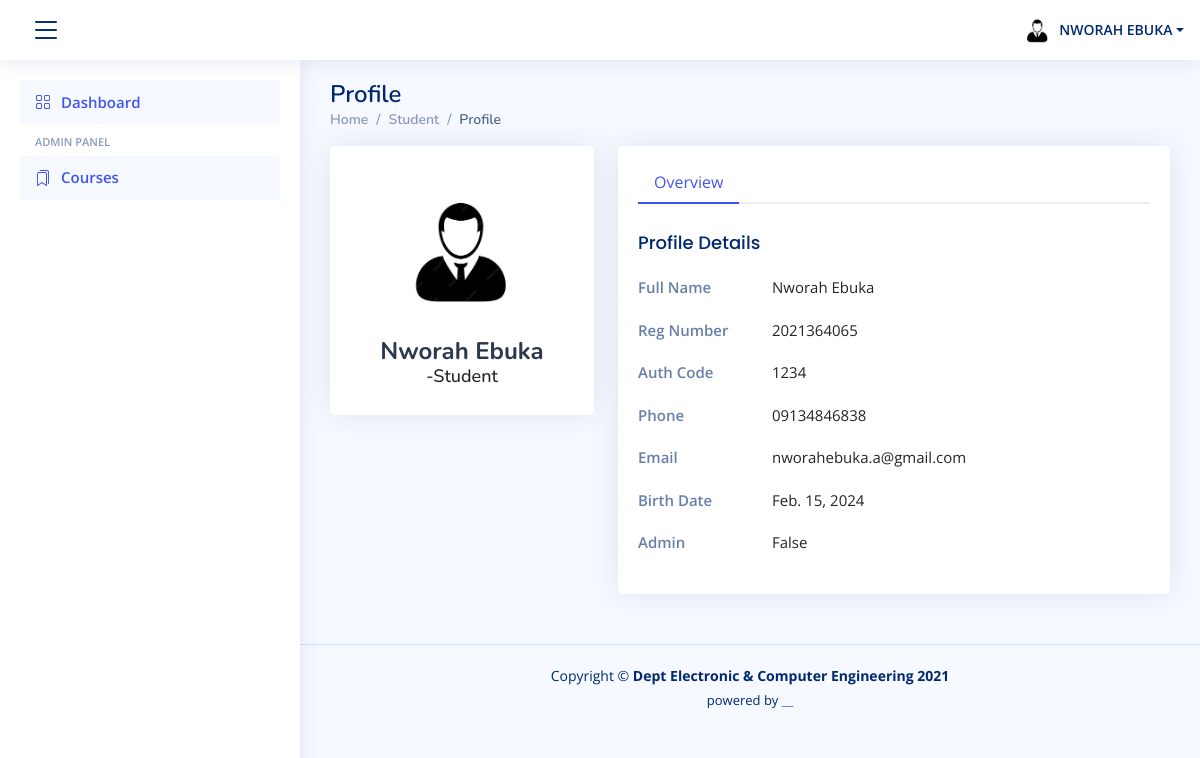
/profile/ (signed in), run on the app's committed database.
### students/models.py (models this page shows, shortened)
class Student(models.Model):
    reg_number = models.CharField(unique=True, verbose_name='Registration Number', max_length =10)
    first_name = models.CharField(max_length=50, verbose_name='First Name')
    last_name = models.CharField(max_length=50, verbose_name = 'Last Name')
    SEX_CHOICES = [
        ('M', 'Male'),
        ('F', 'Female'),
    ]
    sex = models.CharField(max_length=1, choices=SEX_CHOICES)
    birth_date = models.DateField(verbose_name = 'Date of Birth', null=True, blank=True)
    auth_code = models.CharField(max_length=20, verbose_name= 'Auth Code', null=True, blank=True)
    phone = models.CharField(max_length=20, verbose_name='Phone',  null=True, blank=True)
    admin = models.CharField(max_length=20, verbose_name='Admin', default='False', null=True, blank=True)
    class Meta:
        verbose_name = 'Student'
        verbose_name_plural = 'Students'

### students/views.py (the view)
# urls.py: path('profile/', views.userProfile, name='profile'),
@login_required()
def userProfile(request):
    student = Student.objects.get(reg_number=request.user)
    sex = {'M':'male'}.get(student.sex)
    return render(request, template_name='profile.html', context={'sex':sex, 'student':student})

### templates/profile.html (shortened to what this page needs)
{% extends "partials/base.html" %}
{% load static %}
{% block content %}
<main id="main" class="main">
  <div class="pagetitle">
    <h1>Profile</h1>
    <nav>
      <ol class="breadcrumb">
        <li class="breadcrumb-item"><a href="{% url 'dashboard' %}">Home</a></li>
        <li class="breadcrumb-item">Student</li>
        <li class="breadcrumb-item active">Profile</li>
      </ol>
    </nav>
  </div>
  <section class="section profile">
    <div class="row">
      <div class="col-xl-4">
        <div class="card">
          <div class="card-body profile-card pt-4 d-flex flex-column align-items-center">
            {% if sex %}
            <img src="{% static 'assets/img/male.jpg' %}" alt="Profile" class="rounded-circle">
            {% else %}
            <img src="{% static 'assets/img/female.jpg' %}" alt="Profile" class="rounded-circle">
            {%endif%}
            <h2>{{request.user.first_name|title}} {{request.user.last_name|title}}</h2>
            <h3>-Student</h3>
          </div>
        </div>
      </div>
      <div class="col-xl-8">
        <div class="card">
          <div class="card-body pt-3">
            <ul class="nav nav-tabs nav-tabs-bordered" role="tablist">
              <li class="nav-item" role="presentation">
                <button class="nav-link active" data-bs-toggle="tab" data-bs-target="#profile-overview" aria-selected="true" role="tab">Overview</button>
              </li>
            </ul>
            <div class="tab-content pt-2">
              <div class="tab-pane fade profile-overview active show" id="profile-overview" role="tabpanel">
                <h5 class="card-title">Profile Details</h5>
                <div class="row">
                  <div class="col-lg-3 col-md-4 label ">Full Name</div>
                  <div class="col-lg-9 col-md-8">{{request.user.first_name|title}} {{request.user.last_name|title}}</div>
                </div>
                <div class="row">
                  <div class="col-lg-3 col-md-4 label ">Reg Number</div>
                  <div class="col-lg-9 col-md-8">{{request.user.username}}</div>
                </div>
                <div class="row">
                  <div class="col-lg-3 col-md-4 label ">Auth Code</div>
                  <div class="col-lg-9 col-md-8">{{student.auth_code}}</div>
                </div>
                <div class="row">
                  <div class="col-lg-3 col-md-4 label">Phone</div>
                  <div class="col-lg-9 col-md-8">{{student.phone}}</div>
                </div>
                <div class="row">
                  <div class="col-lg-3 col-md-4 label">Email</div>
                  <div class="col-lg-9 col-md-8">{{request.user.email}}</div>
                </div>
                <div class="row">
                  <div class="col-lg-3 col-md-4 label">Birth Date</div>
                  <div class="col-lg-9 col-md-8">{{student.birth_date}}</div>
                </div>
                <div class="row">
                  <div class="col-lg-3 col-md-4 label">Admin</div>
                  <div class="col-lg-9 col-md-8">{{student.admin}}</div>
                </div>
              </div>
            </div>
          </div>
        </div>
      </div>
    </div>
  </section>
</main>
  {% endblock %}

### templates/partials/base.html (shortened to what this page needs)
{% load static %}
<!DOCTYPE html>
<html lang="en">
<head>
  <link href="{% static 'assets/vendor/bootstrap/css/bootstrap.min.css' %}" rel="stylesheet">
  <link href="{% static 'assets/vendor/bootstrap-icons/bootstrap-icons.css' %}" rel="stylesheet">
  <link href="{% static 'assets/css/style.css' %}" rel="stylesheet">
</head>
<body>
  <header id="header" class="header fixed-top d-flex align-items-center">
    <div class="d-flex align-items-center justify-content-between">
      <i class="bi bi-list toggle-sidebar-btn"></i>
    </div>
    <nav class="header-nav ms-auto">
      <ul class="d-flex align-items-center">
        {% if request.user.is_authenticated %}
        <li class="nav-item dropdown pe-3">
          <a class="nav-link nav-profile d-flex align-items-center pe-0" href="#" data-bs-toggle="dropdown">
            {% if sex %}
            <img src="{% static 'assets/img/male.jpg' %}" alt="Profile" class="rounded-circle">
            {% else %}
            <img src="{% static 'assets/img/female.jpg' %}" alt="Profile" class="rounded-circle">
            {%endif%}
            <span class="d-md-block dropdown-toggle ps-2">{{request.user.first_name|upper }} {{request.user.last_name|upper}}</span>
          </a>
        </li>
      </ul>
      {% else %}
      <div class="d-flex align-items-center ">
        <div class="logo  text-center">
          <span class=" d-lg-block " style="padding-left:20px"><a href="{%url 'login'%}">Login</a></span>
        </div>
      </div>
      {%endif%}
    </nav>
  </header>
  <aside id="sidebar" class="sidebar">
    <ul class="sidebar-nav" id="sidebar-nav">
      <li class="nav-item">
        <a class="nav-link " href="{% url 'dashboard' %}">
          <i class="bi bi-grid"></i>
          <span>Dashboard</span>
        </a>
      </li>
      <li class="nav-heading">Admin panel</li>
      <li class="nav-item">
        <a class="nav-link " href="{% url 'course_list' %}">
          <i class="bi bi-bookmarks"></i>
          <span>Courses</span>
        </a>
      </li>
    </ul>
  </aside>
      <div id='content'>
        {% block content %}
        {%endblock%}
      </div>
  <footer id="footer" class="footer">
    <div class="copyright">
      Copyright &copy; <strong><span>Dept Electronic &amp; Computer Engineering 2021
      </span></strong>
    </div>
    <div class="credits">
   powered by <a href="#">__</a>
    </div>
  </footer>
</body>
</html>

### static/assets/css/style.css (style rules this page uses)
:root { scroll-behavior: smooth; }
body { font-family: "Open Sans", sans-serif; background: #f6f9ff; color: #444444; }
a { color: #4154f1; text-decoration: none; }
h1, h2, h3, h4, h5, h6 { font-family: "Nunito", sans-serif; }
#main { margin-top: 60px; padding: 20px 30px; transition: all 0.3s; }
.pagetitle { margin-bottom: 10px; }
.pagetitle h1 { font-size: 24px; margin-bottom: 0; font-weight: 600; color: #012970; }
.card { margin-bottom: 30px; border: none; border-radius: 5px; box-shadow: 0px 0 30px rgba(1, 41, 112, 0.1); }
.card-title { padding: 20px 0 15px 0; font-size: 18px; font-weight: 500; color: #012970; font-family: "Poppins", sans-serif; }
.card-body { padding: 0 20px 20px 20px; }
.breadcrumb { font-size: 14px; font-family: "Nunito", sans-serif; color: #899bbd; font-weight: 600; }
.breadcrumb a { color: #899bbd; transition: 0.3s; }
.breadcrumb .breadcrumb-item::before { color: #899bbd; }
.breadcrumb .active { color: #51678f; font-weight: 600; }
.nav-tabs-bordered { border-bottom: 2px solid #ebeef4; }
.nav-tabs-bordered .nav-link { margin-bottom: -2px; border: none; color: #2c384e; }
.nav-tabs-bordered .nav-link.active { background-color: #fff; color: #4154f1; border-bottom: 2px solid #4154f1; }
.header { transition: all 0.5s; z-index: 997; height: 60px; box-shadow: 0px 2px 20px rgba(1, 41, 112, 0.1); background-color: #fff; padding-left: 20px; }
.header .toggle-sidebar-btn { font-size: 32px; padding-left: 10px; cursor: pointer; color: #012970; }
.header-nav ul { list-style: none; }
.header-nav>ul { margin: 0; padding: 0; }
.header-nav .nav-profile { color: #012970; }
.header-nav .nav-profile img { max-height: 36px; }
.header-nav .nav-profile span { font-size: 14px; font-weight: 600; }
.sidebar { position: fixed; top: 60px; left: 0; bottom: 0; width: 300px; z-index: 996; transition: all 0.3s; padding: 20px; overflow-y: auto; scrollbar-width: thin; scrollbar-color: #aab7cf transparent; box-shadow: 0px 0px 20px rgba(1, 41, 112, 0.1); background-color: #fff; }
@media (min-width: 1200px) { #main, #footer { margin-left: 300px; } }
.sidebar-nav { padding: 0; margin: 0; list-style: none; }
.sidebar-nav li { padding: 0; margin: 0; list-style: none; }
.sidebar-nav .nav-item { margin-bottom: 5px; }
.sidebar-nav .nav-heading { font-size: 11px; text-transform: uppercase; color: #899bbd; font-weight: 600; margin: 10px 0 5px 15px; }
.sidebar-nav .nav-link { display: flex; align-items: center; font-size: 15px; font-weight: 600; color: #4154f1; transition: 0.3; background: #f6f9ff; padding: 10px 15px; border-radius: 4px; }
.sidebar-nav .nav-link i { font-size: 16px; margin-right: 10px; color: #4154f1; }
.profile .profile-card img { max-width: 120px; }
.profile .profile-card h2 { font-size: 24px; font-weight: 700; color: #2c384e; margin: 10px 0 0 0; }
.profile .profile-card h3 { font-size: 18px; }
.profile .profile-overview .row { margin-bottom: 20px; font-size: 15px; }
.profile .profile-overview .card-title { color: #012970; }
.profile .profile-overview .label { font-weight: 600; color: rgba(1, 41, 112, 0.6); }
.footer { padding: 20px 0; font-size: 14px; transition: all 0.3s; border-top: 1px solid #cddfff; }
.footer .copyright { text-align: center; color: #012970; }
.footer .credits { padding-top: 5px; text-align: center; font-size: 13px; color: #012970; }

### data on the page
Student: auth_code "1234", phone "09134846838", birth_date "Feb. 15, 2024", admin "False"

### other printed values
{{ request.user.first_name|upper }} "NWORAH"
{{ request.user.last_name|upper }} "EBUKA"
{{ request.user.first_name|title }} "Nworah"
{{ request.user.last_name|title }} "Ebuka"
{{ request.user.username }} "2021364065"
{{ request.user.email }} "nworahebuka.a@gmail.com"
